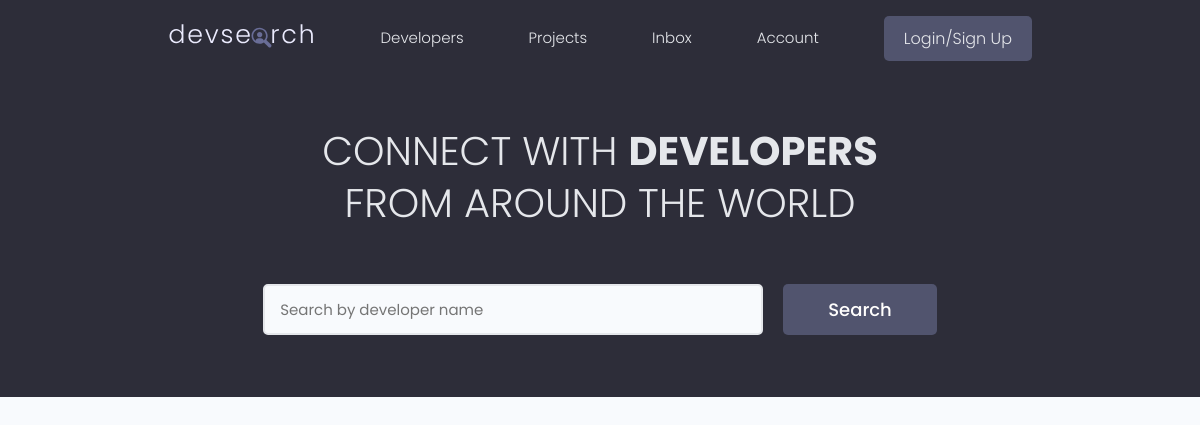
Before: / with the older database file.
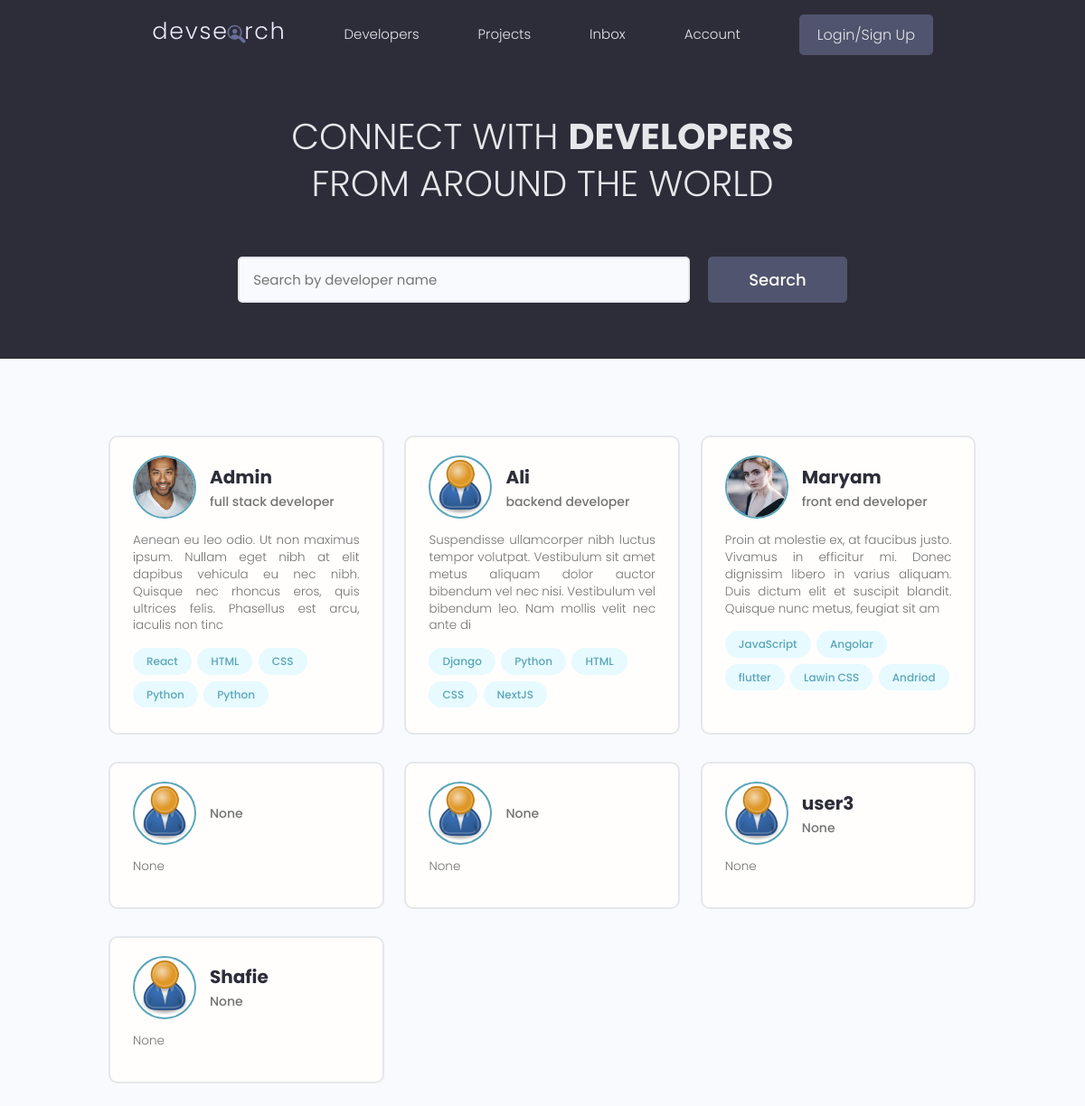
After: the same page with the newer database file.
### users/models.py (models this page shows, shortened)
class Profile(models.Model):
    user = models.OneToOneField(User, on_delete=models.CASCADE, null=True,blank=True)
    name  = models.CharField(max_length=200, blank=True, null=True)
    email = models.EmailField(max_length=500, null=True, blank=True)
    username = models.CharField(max_length=200, blank=True , null=True)
    location = models.CharField(max_length=200, blank=True , null=True)
    short_info = models.CharField(max_length=250, null=True, blank=True)
    bio = models.TextField(blank=True, null=True)
    profile_image = models.ImageField(null=True, blank=True, upload_to='profiles/', default='profiles/user-default.png')
    social_github = models.CharField(max_length=300, blank=True, null=True)
    social_twitter = models.CharField(max_length=300, blank=True, null=True)
    social_linkedin = models.CharField(max_length=300, blank=True, null=True)
    social_youtube = models.CharField(max_length=300, blank=True, null=True)
    social_website = models.CharField(max_length=300, blank=True, null=True)
    created_at = models.DateTimeField(auto_now_add=True)
    id = models.UUIDField(default=uuid.uuid4, unique=True, primary_key=True,editable=False)

class Skill(models.Model):
    owner = models.ForeignKey(Profile, on_delete=models.CASCADE , null= True, blank=True)
    name = models.CharField(max_length=250, null=True, blank=True)
    description = models.TextField(null=True, blank=True)
    created_at = models.DateTimeField(auto_now_add=True)
    id = models.UUIDField(default=uuid.uuid4, unique=True, primary_key=True,editable=False)
    def __str__(self) -> str:
        return self.name

### users/views.py (the view)
def profiles_view(request):
    profiles = Profile.objects.all()
    context ={'profiles': profiles}
    return render(request, 'users/profiles.html', context )

### users/templates/users/profiles.html (shortened to what this page needs)
{% extends 'main.html' %}
{% block content %}
  <main class="home">
    <section class="hero-section text-center">
      <div class="container container--narrow">
        <div class="hero-section__box">
          <h2>CONNECT WITH <span>DEVELOPERS</span></h2>
          <h2>FROM AROUND THE WORLD</h2>
        </div>
        <div class="hero-section__search">
          <form class="form" action="#" method="get">
            <div class="form__field">
              <input class="input input--text" id="formInput#search" type="text" name="text"
                placeholder="Search by developer name" />
            </div>
            <input class="btn btn--sub btn--lg" type="submit" value="Search" />
          </form>
        </div>
      </div>
    </section>
    <section class="devlist">
      <div class="container">
        <div class="grid grid--three">
            {% for profile in profiles %}
          <div class="column card">
            <div class="dev">
              <a href="{% url 'user-profile' profile.pk %}" class="card__body">
                <div class="dev__profile">
                  <img class="avatar avatar--md" src="{{ profile.profile_image.url }}" alt="image" />
                  <div class="dev__meta">
                    <h3> {{profile.name}}</h3>
                    <h5>{{profile.short_info|slice:"50"}}</h5>
                  </div>
                </div>
                <p class="dev__info">{{profile.bio|slice:"180"}} </p>
                <div class="dev__skills">
                  {% for skill in profile.skill_set.all|slice:"5" %}
                  <span class="tag tag--pill tag--main">
                    <small>{{skill}}</small>
                  </span>
                  {% endfor %}
                </div>
              </a>
            </div>
          </div>
            {% endfor %}
        </div>
      </div>
    </section>
  </main>
{% endblock content %}

### templates/main.html (shortened to what this page needs)
<!DOCTYPE html>
{% load static %}
<html lang="en">
<head>
    <link rel="stylesheet" href="https://cdn.iconmonstr.com/1.3.0/css/iconmonstr-iconic-font.min.css" />
    <link rel="stylesheet" href="{% static 'uikit/styles/uikit.css' %}" />
    <link rel="stylesheet" href="{% static 'styles/app.css' %}" />
</head>
<body>
    {% include 'navbar.html' %}
    {% block content %}
    {% endblock content %}
</body>
</html>

### templates/navbar.html (shortened to what this page needs)
{% load static %}
 <header class="header">
    <div class="container container--narrow">
      <a href="{% url 'profiles' %}" class="header__logo">
        <img src="{% static 'images/logo.svg' %}" alt="DevSearch Logo" />
      </a>
      <nav class="header__nav">
        <ul class="header__menu">
          <li class="header__menuItem"><a href="{% url 'profiles' %}">Developers</a></li>
          <li class="header__menuItem"><a href="{% url 'projects-list' %}">Projects</a></li>
          <li class="header__menuItem"><a href="">Inbox</a></li>
          <li class="header__menuItem"><a href="{% url 'account' %}">Account</a></li>
          {% if request.user.is_authenticated %}
          <li class="header__menuItem"><a href="{% url 'logout' %}" class="btn btn--sub">Logout</a></li>
        {% else %}
          <li class="header__menuItem"><a href="{% url 'login' %}" class="btn btn--sub">Login/Sign Up</a></li>
          {% endif %}
        </ul>
      </nav>
    </div>
  </header>

### static/styles/app.css (style rules this page uses)
:root { --color-sub: #2d2d39; }
.btn--sub { background-color: var(--color-sub-light); }
.card { border: 2px solid var(--color-light); }
img { width: 100%; }
.header { position: sticky; z-index: 111; background-color: var(--color-sub); padding: 1.5rem 0; }
.header > .container { display: flex; justify-content: space-between; align-items: center; }
.header__logo > img { height: 3.8rem; }
.header__nav > ul { display: inline-flex; align-items: center; list-style: none; gap: 6.5rem; }
.header__menuItem > a { color: var(--color-light); font-weight: 300; }
.hero-section { height: 40vh; display: flex; align-items: center; background-color: var(--color-sub); }
.hero-section__box { margin-bottom: 4rem; }
.hero-section__box > h2, .hero-section__box > h2 > span { font-size: 4rem; color: var(--color-light); line-height: 1.3; text-transform: uppercase; }
.hero-section__box > h2 { font-weight: 300; }
.hero-section__box > h2 > span { font-weight: 700; }
.hero-section__search > .form { display: flex; align-items: center; justify-content: center; gap: 2rem; }
.hero-section__search > .form input.input--text { width: 50rem; }
.devlist { margin-top: 8rem; }
.devlist .grid { align-items: stretch; }
.devlist .dev .dev__profile { display: flex; align-items: center; gap: 1.5rem; }
.devlist .dev .dev__meta h3 { color: var(--color-sub); font-size: 2rem; font-weight: 700; }
.devlist .dev .dev__meta h5 { color: var(--color-text); font-size: 1.4rem; font-weight: 500; }
.devlist .dev .dev__info { margin: 1.5rem 0; font-size: 1.35rem; line-height: 1.4; text-align: justify; }

### static/uikit/styles/modules/_variables.css (style rules this page uses)
:root { --color-main: #5aa5b9; --color-main-light: #e6faff; --color-sub: #3f4156; --color-sub-light: #51546e; --color-sub-lighter: #ededfd; --color-text: #737373; --color-gray: #8b8b8b; --color-light: #e5e7eb; --color-light-gray: #767676; --color-bg: #f8fafd; --color-white: #fffefd; --color-white-light: #f3f3f3; --color-success: #359e64; --color-success-bg: #def8e8; --color-error: #fc4b0b; --color-error-bg: #fff2ee; --font-base: 'Poppins', arial, helvetica, 'Segoe UI', roboto, ubuntu, sans-serif; --font-monospace: 'Fira Code', 'Courier New', courier, monospace; --font-regular: 300; --font-medium: 500; --font-bold: 700; --generic-shadow: 1px 1px 5px #00000010; --generic-transition: all 0.3s ease-in-out; }

### static/uikit/styles/modules/_base.css (style rules this page uses)
* { margin: 0; padding: 0; box-sizing: border-box; text-rendering: optimizeLegibility; color: inherit; font-size: inherit; }
html { font-size: 50%; }
@media only screen and (min-width: 480px) { html { font-size: 56.25%; } }
@media only screen and (min-width: 1200px) { html { font-size: 62.5%; } }
body { line-height: 1.6; font-weight: 400; font-size: 1.5rem; color: var(--color-text); background-color: var(--color-bg); min-height: 100vh; }

### static/uikit/styles/modules/_typography.css (style rules this page uses)
* { font-family: var(--font-base); }
h2 { font-size: 3.6rem; font-weight: var(--font-bold); }
h3 { font-size: 3.2rem; font-weight: var(--font-medium); }
h5 { font-size: 2.4rem; font-weight: var(--font-medium); }
h5, h6 { font-weight: var(--font-regular); }
p, span, strong { font-size: 1.6rem; color: var(--color-text); font-weight: var(--font-regular); }
a { padding-bottom: 2px; text-decoration: none; display: inline-block; color: var(--color-main); font-weight: var(--font-medium); }

### static/uikit/styles/modules/_utilities.css (style rules this page uses)
.container { width: 92%; max-width: 165rem; margin: 0 auto; box-sizing: border-box; }
.container--narrow { width: 92%; max-width: 120rem; }
@media screen and (min-width: 1000px) { .container { width: 90%; } }
@media screen and (min-width: 1000px) { .container--narrow { width: 85%; } }
@media screen and (min-width: 1200px) { .container { width: 80%; } }
@media screen and (min-width: 1200px) { .container--narrow { width: 72%; } }
.text-center { text-align: center; }

### static/uikit/styles/modules/_avatar.css (style rules this page uses)
.avatar { border-radius: 50%; border: 2px solid var(--color-main); object-fit: cover; }
.avatar--md { height: 7rem; width: 7rem; }

### static/uikit/styles/modules/_button.css (style rules this page uses)
.btn { display: inline-block; position: relative; cursor: pointer; background-color: var(--color-light); font-weight: var(--font-medium); color: var(--color-sub); text-decoration: none; padding: 1rem 2rem; border-radius: 0.5rem; border: none; width: -webkit-fit-content; width: -moz-fit-content; width: fit-content; height: -webkit-fit-content; height: -moz-fit-content; height: fit-content; font-size: 1.6rem; outline-width: 0; outline-color: transparent; -webkit-backface-visibility: hidden; backface-visibility: hidden; transition: all 0.3s ease-in-out; }
.btn--sub { background-color: var(--color-sub); color: var(--color-white); }
.btn--lg { font-size: 1.8rem; padding: 1.2rem 4.5rem; }

Changed rows visible on the page:
added Profile: profile_image (picture), name "Admin", short_info "full stack developer", bio "Aenean eu leo odio. Ut non maximus ipsum. Nullam eget nibh at elit dapibus vehicula eu nec nibh. Quisque nec rhoncus eros, quis ultrices felis. Phasellus est arcu, iaculis non tinc"
added Skill: name "React", shown under "Admin"
added Skill: name "HTML", shown under "Admin"
added Skill: name "CSS", shown under "Admin"
added Skill: name "Python", shown under "Admin"
added Skill: name "Python", shown under "Admin"
added Profile: profile_image (placeholder picture), name "Ali", short_info "backend developer", bio "Suspendisse ullamcorper nibh luctus tempor volutpat. Vestibulum sit amet metus aliquam dolor auctor bibendum vel nec nisi. Vestibulum vel bibendum leo. Nam mollis velit nec ante di"
added Skill: name "Django", shown under "Ali"
added Skill: name "Python", shown under "Ali"
added Skill: name "HTML", shown under "Ali"
added Skill: name "CSS", shown under "Ali"
added Skill: name "NextJS", shown under "Ali"
added Profile: profile_image (picture), name "Maryam", short_info "front end developer", bio "Proin at molestie ex, at faucibus justo. Vivamus in efficitur mi. Donec dignissim libero in varius aliquam. Duis dictum elit et suscipit blandit. Quisque nunc metus, feugiat sit am"
added Skill: name "JavaScript", shown under "Maryam"
added Skill: name "Angolar", shown under "Maryam"
added Skill: name "flutter", shown under "Maryam"
added Skill: name "Lawin CSS", shown under "Maryam"
added Skill: name "Andriod", shown under "Maryam"
added Profile: profile_image (placeholder picture), short_info "None", bio "None"
added Profile: profile_image (placeholder picture), short_info "None", bio "None"
added Profile: profile_image (placeholder picture), name "user3", short_info "None", bio "None"
added Profile: profile_image (placeholder picture), name "Shafie", short_info "None", bio "None"
